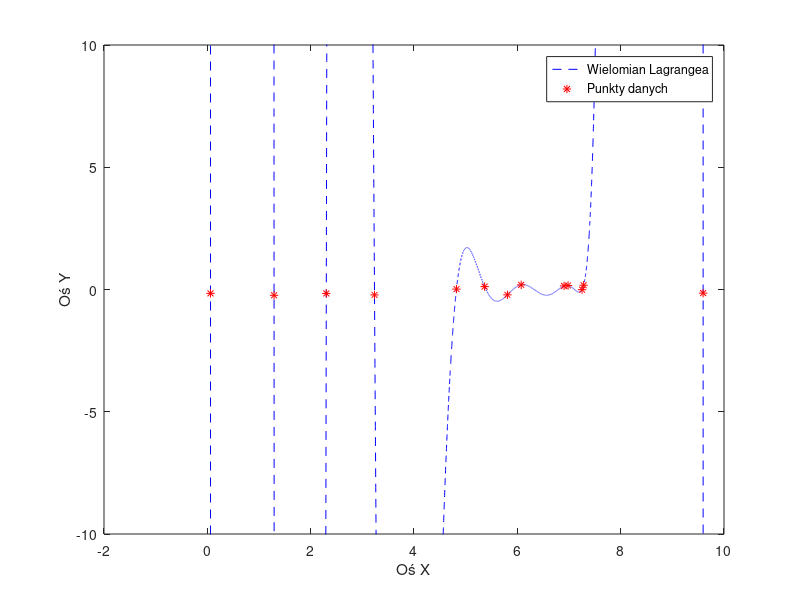

Recreate this plot in MATLAB.
clc; clear; close;
N = 13;
X = 10*rand(1,N);
Y = 0.5*(rand(1,N)-1/2);
n = length(X);
L = zeros(n,n);

for i = 1:n
    V = 1;
    for j = 1:n
        if i ~= j
            V = conv(V,poly(X(j)))/(X(i)-X(j));
        end
    end
    L(i,:) = V * Y(i);
end

P = sum(L);
disp(P);

x = linspace(-1,10,10000);
y = polyval(P,x);

plot(x,y,'b--',X,Y,'r*');
xlabel('Oś X'); % Podpis osi X
ylabel('Oś Y'); % Podpis osi Y
legend('Wielomian Lagrangea','Punkty danych'); % Legenda
ylim([-10 10])
